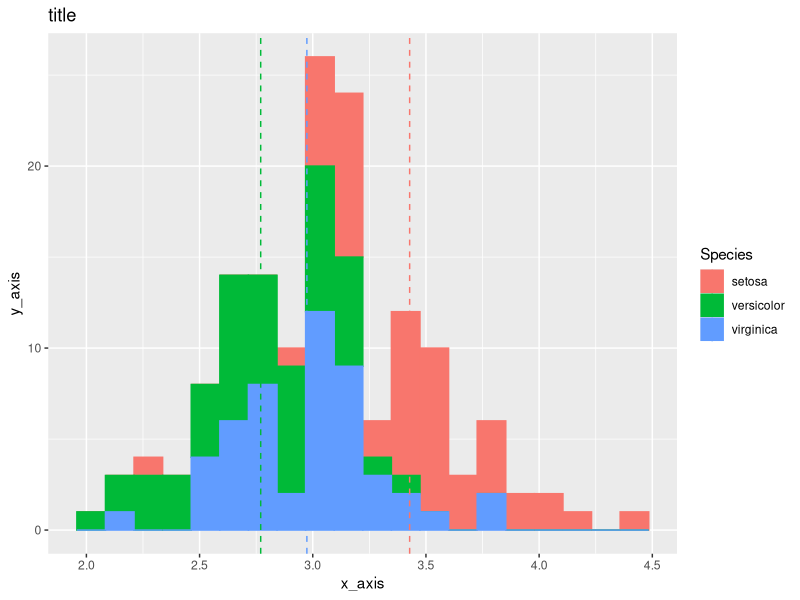
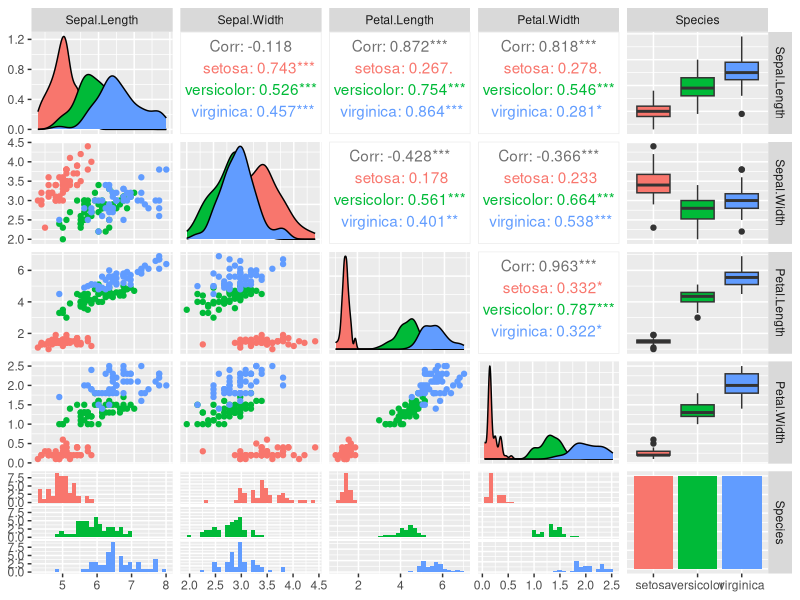
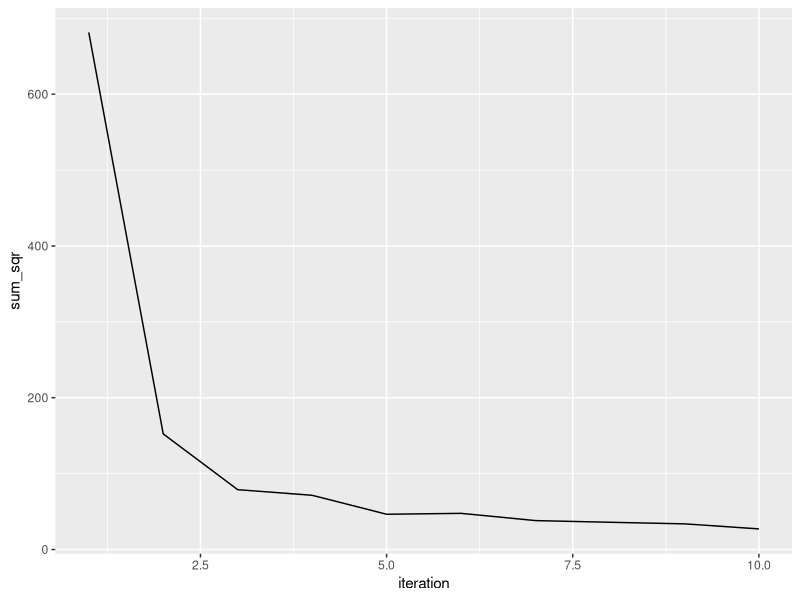
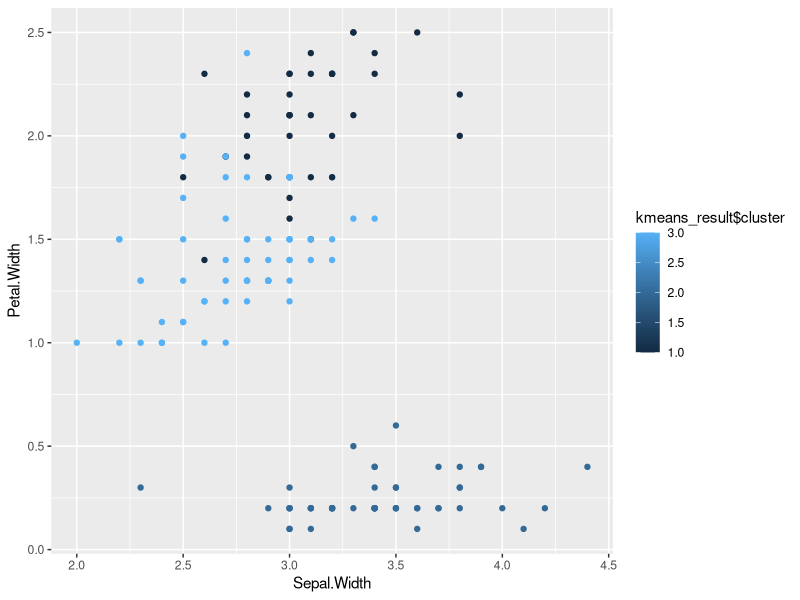
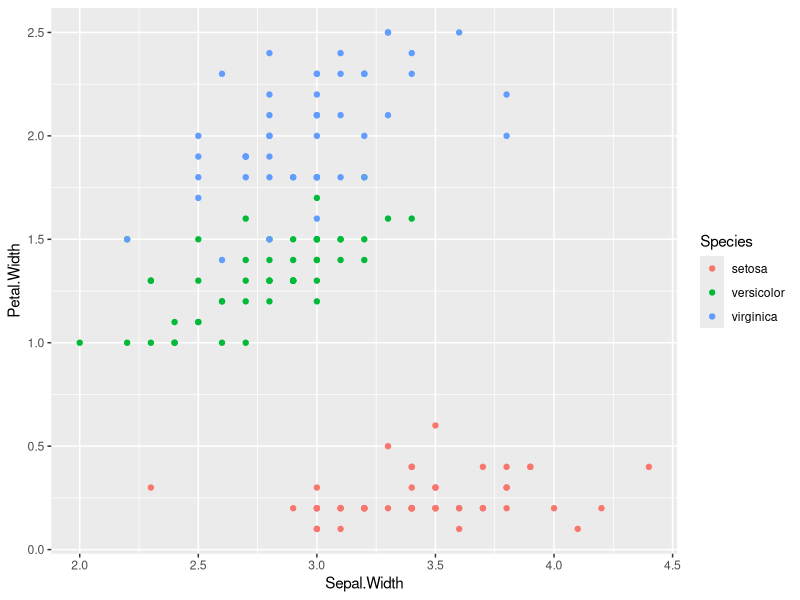

The R script that drew these images, in order:
if(!require("ggplot2")) {
    install.packages("ggplot2")
    library("ggplot2")
}

if(!require("GGally")) {
    install.packages("GGally")
    library("GGally")
}

library("ggplot2")
library("GGally")
library(cluster) 
library(magrittr)


nazwa <- 1:10
nazwa %<>% log2() %>% sin() %>% sum() %>% sqrt()
print(nazwa)

data(iris) 
print(head(iris))
agg <- iris %>% 
    aggregate(. ~ Species, ., mean)
print(agg)



a <- ggplot(iris, aes(x = Sepal.Width)) + 
        geom_histogram(aes(fill=Species, color=Species), bins=20) +
        geom_vline(data=agg, aes(xintercept=Sepal.Width, color=Species), linetype="dashed") +
        labs(x='x_axis', y='y_axis', title='title')
ggsave("/home/wykres1.jpg", plot = a)


a <- ggpairs(data = iris, aes(color = Species))
ggsave("/home/wykres2.jpg", plot = a)


x <- iris[,1:4]
y <- iris[,5]

sum_sqr <- c()

for (i in 1:10){
    kmeans_result <- kmeans(x, i) 
    sum_sqr <- append(sum_sqr, kmeans_result$tot.withinss) 
}

a <- ggplot(data.frame(iteration = 1:length(sum_sqr), value = sum_sqr), aes(x = iteration, y = sum_sqr)) + geom_line()
ggsave("/home/wykres3.jpg", plot = a)

kmeans_result <- kmeans(x, 3) 
a <- ggplot(iris, aes(x = Sepal.Width, y = Petal.Width, color = kmeans_result$cluster)) + geom_point()
ggsave("/home/wykres4.jpg", plot = a)

a <- ggplot(iris, aes(x = Sepal.Width, y = Petal.Width, color = Species)) + geom_point()
ggsave("/home/wykres5.jpg", plot = a)